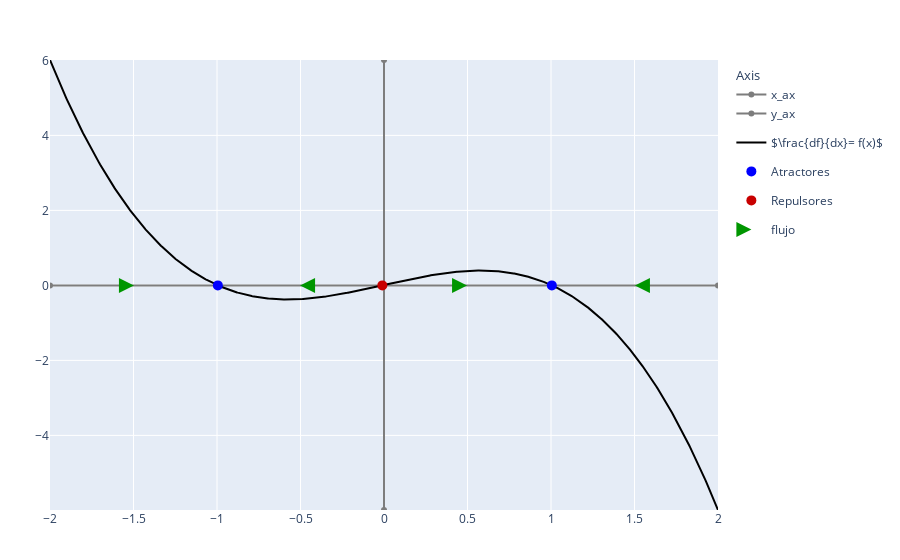

Write notebook code for a chart like this one.
### Code cell
d_fase(f_d_x;interval=[-2,2])

### Figure 1 — Plotly figure (JSON) as saved in the notebook; plotly's stock layout.template omitted (floating-point values rounded to 4 significant figures; data arrays with more than 128 entries replaced by an {"elided": "..."} marker saying what was removed)
{"data": [{"legendgroup": "Axis", "legendgrouptitle": {"text": "Axis"}, "line": {"color": "rgb(125,125,125)"}, "name": "x_ax", "type": "scatter", "x": [-2, 2], "y": [0, 0]}, {"legendgroup": "Axis", "line": {"color": "rgb(125,125,125)"}, "name": "y_ax", "type": "scatter", "x": [0, 0], "y": [-5.99, 6.01]}, {"line": {"color": "rgb(0,0,0)"}, "name": "$\\frac{df}{dx}= f(x)$", "type": "scatter", "x": {"elided": "1001 float values"}, "y": {"elided": "1001 float values"}}, {"marker": {"color": "rgb(0,0,255)", "size": 10}, "mode": "markers", "name": "Atractores", "type": "scatter", "x": [-0.995, 1.005], "y": [0, 0]}, {"marker": {"color": "rgb(200,0,0)", "size": 10}, "mode": "markers", "name": "Repulsores", "type": "scatter", "x": [-0.01], "y": [0]}, {"marker": {"color": "rgb(200,0,200)", "size": 10}, "mode": "markers", "name": "Marginales", "type": "scatter", "x": [], "y": []}, {"marker": {"color": "rgb(0,150,0)", "size": 15, "symbol": ["arrow-right", "arrow-left", "arrow-right", "arrow-left"]}, "mode": "markers", "name": "flujo", "type": "scatter", "x": [-1.497, -0.5025, 0.4975, 1.502], "y": [0, 0, 0, 0]}], "layout": {"margin": {"b": 50, "l": 50, "r": 50, "t": 60}, "xaxis": {"range": [-2, 2]}, "yaxis": {"range": [-5.99, 6.01]}}}
